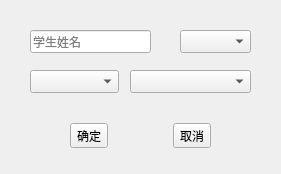
<?xml version="1.0" encoding="UTF-8"?>
<ui version="4.0">
 <class>AddStuWidget</class>
 <widget class="QWidget" name="AddStuWidget">
  <property name="geometry">
   <rect>
    <x>0</x>
    <y>0</y>
    <width>281</width>
    <height>174</height>
   </rect>
  </property>
  <property name="windowTitle">
   <string>新增学生</string>
  </property>
  <property name="windowIcon">
   <iconset resource="SIMS_res.qrc">
    <normaloff>:/SIM_System_Pics/resources/icon_login_2.png</normaloff>:/SIM_System_Pics/resources/icon_login_2.png</iconset>
  </property>
  <widget class="QLineEdit" name="NameEdit">
   <property name="geometry">
    <rect>
     <x>30</x>
     <y>30</y>
     <width>121</width>
     <height>23</height>
    </rect>
   </property>
   <property name="placeholderText">
    <string>学生姓名</string>
   </property>
  </widget>
  <widget class="QComboBox" name="SexBox">
   <property name="geometry">
    <rect>
     <x>180</x>
     <y>30</y>
     <width>71</width>
     <height>23</height>
    </rect>
   </property>
  </widget>
  <widget class="QComboBox" name="DeptBox">
   <property name="geometry">
    <rect>
     <x>130</x>
     <y>70</y>
     <width>121</width>
     <height>23</height>
    </rect>
   </property>
  </widget>
  <widget class="QComboBox" name="GradeBox">
   <property name="geometry">
    <rect>
     <x>30</x>
     <y>70</y>
     <width>89</width>
     <height>23</height>
    </rect>
   </property>
  </widget>
  <widget class="QWidget" name="widget" native="true">
   <property name="geometry">
    <rect>
     <x>10</x>
     <y>110</y>
     <width>261</width>
     <height>51</height>
    </rect>
   </property>
   <layout class="QHBoxLayout" name="horizontalLayout">
    <item>
     <spacer name="horizontalSpacer_2">
      <property name="orientation">
       <enum>Qt::Horizontal</enum>
      </property>
      <property name="sizeHint" stdset="0">
       <size>
        <width>40</width>
        <height>20</height>
       </size>
      </property>
     </spacer>
    </item>
    <item>
     <widget class="QToolButton" name="ConfirmButton">
      <property name="text">
       <string>确定</string>
      </property>
     </widget>
    </item>
    <item>
     <spacer name="horizontalSpacer">
      <property name="orientation">
       <enum>Qt::Horizontal</enum>
      </property>
      <property name="sizeHint" stdset="0">
       <size>
        <width>36</width>
        <height>20</height>
       </size>
      </property>
     </spacer>
    </item>
    <item>
     <widget class="QToolButton" name="QuitButton">
      <property name="text">
       <string>取消</string>
      </property>
     </widget>
    </item>
    <item>
     <spacer name="horizontalSpacer_3">
      <property name="orientation">
       <enum>Qt::Horizontal</enum>
      </property>
      <property name="sizeHint" stdset="0">
       <size>
        <width>40</width>
        <height>20</height>
       </size>
      </property>
     </spacer>
    </item>
   </layout>
  </widget>
 </widget>
 <resources>
  <include location="SIMS_res.qrc"/>
 </resources>
 <connections/>
</ui>
